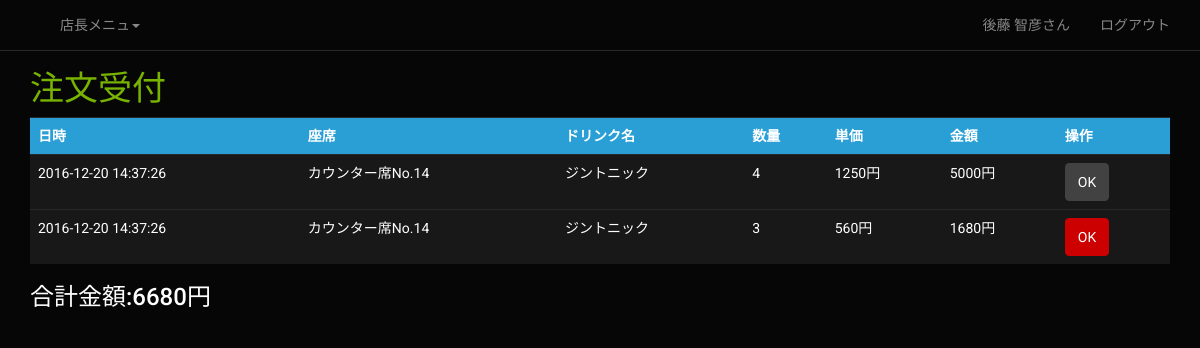
The page /order_list.php (signed in) on the database its author committed.
### tables this page shows
CREATE TABLE IF NOT EXISTS `tb_drink` (
  `dk_id` bigint(20) unsigned NOT NULL AUTO_INCREMENT,
  `dk_name` varchar(64) NOT NULL,
  `dk_detail` text NOT NULL,
  `color` varchar(32) NOT NULL,
  `taste` text NOT NULL,
  `ingredients` text NOT NULL,
  `alcohol` float NOT NULL,
  `maker` varchar(64) NOT NULL,
  `price` int(11) NOT NULL,
  UNIQUE KEY `dk_id` (`dk_id`)
);

### src/order_list.php (the view, shortened to what this page needs)
<?php
include('page_header.php');
require_once('db_inc.php');
echo '<h3 class="text-success">注文受付</h3>';
echo '<table class="table table-hover">';
echo '<tr class="bg-primary"><th>日時</th><th>座席</th><th>ドリンク名</th><th>数量</th><th>単価</th><th>金額</th><th>操作</th></tr>';
$total = 0;
$sql = "select * from vw_chumon where status>0 order by od_date desc";
$rs = mysql_query($sql, $conn);
$row= mysql_fetch_array($rs);
$class= array('danger','default');
while ($row) {
  echo '<tr>';
  echo '<td>' . $row['od_date'] .'</td>';
  echo '<td>' . $row['od_address'] .'</td>';
  echo '<td>' . $row['dk_name'] .'</td>';
  echo '<td>' . $row['qty'] .'</td>';
  echo '<td>' . $row['price'] .'円</td>';
  echo '<td>' . $row['money'] .'円</td>';
  $i= rand(0,1);
  echo '<td><a href="#" class="btn btn-'.$class[$i].'">OK</a></td>';
  $total += $row['money'];
  $row = mysql_fetch_array($rs) ;
  echo '</tr>';
}
echo '<table>';
echo '<h4>合計金額:'.$total.'円</h4>';
?>

### rows shown on the page
tb_drink: od_date "2016-12-20 14:37:26", od_address "カウンター席No.14", dk_name "ジントニック", qty "4", price "1250", money "5000"
tb_drink: od_date "2016-12-20 14:37:26", od_address "カウンター席No.14", dk_name "ジントニック", qty "3", price "560", money "1680"

### other values the page prints
$urname "店長"
$uname "後藤 智彦"
$label "ログアウト"
$total "6680"
